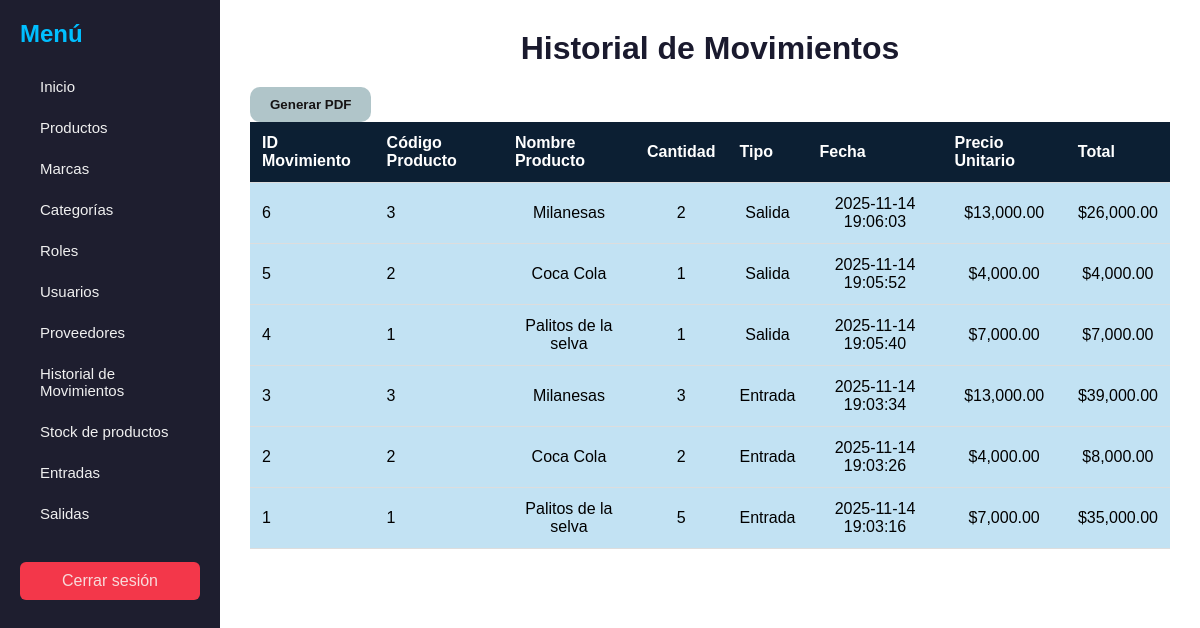
Screenshot of /Vistas/historialMovimientos.php with the database file from the repository.
### tables this page shows
CREATE TABLE IF NOT EXISTS `movimiento` (
  `id_movimiento` int NOT NULL AUTO_INCREMENT,
  `id_producto` int DEFAULT NULL,
  `id_usuario` int DEFAULT NULL,
  `id_proveedor` int DEFAULT NULL,
  `cantidad` int NOT NULL,
  `ingreso` tinyint(1) NOT NULL,
  `fecha` timestamp NULL DEFAULT CURRENT_TIMESTAMP,
  PRIMARY KEY (`id_movimiento`),
  KEY `movimiento_ibfk_1` (`id_producto`),
  KEY `movimiento_ibfk_2` (`id_usuario`),
  KEY `movimiento_ibfk_3` (`id_proveedor`),
  CONSTRAINT `movimiento_ibfk_1` FOREIGN KEY (`id_producto`) REFERENCES `producto` (`id_producto`) ON DELETE SET NULL,
  CONSTRAINT `movimiento_ibfk_2` FOREIGN KEY (`id_usuario`) REFERENCES `usuario` (`id_usuario`) ON DELETE SET NULL,
  CONSTRAINT `movimiento_ibfk_3` FOREIGN KEY (`id_proveedor`) REFERENCES `proveedor` (`id_proveedor`) ON DELETE SET NULL
);

CREATE TABLE IF NOT EXISTS `producto` (
  `id_producto` int NOT NULL AUTO_INCREMENT,
  `codigo` varchar(50) NOT NULL,
  `nombre` varchar(100) NOT NULL,
  `descripcion` text,
  `precio` decimal(10,2) NOT NULL,
  `id_marca` int DEFAULT NULL,
  `id_categoria` int DEFAULT NULL,
  `id_proveedor` int DEFAULT NULL,
  PRIMARY KEY (`id_producto`),
  UNIQUE KEY `codigo` (`codigo`),
  KEY `producto_ibfk_1` (`id_marca`),
  KEY `producto_ibfk_2` (`id_categoria`),
  KEY `fk_producto_proveedor` (`id_proveedor`),
  CONSTRAINT `fk_producto_proveedor` FOREIGN KEY (`id_proveedor`) REFERENCES `proveedor` (`id_proveedor`) ON DELETE SET NULL ON UPDATE CASCADE,
  CONSTRAINT `producto_ibfk_1` FOREIGN KEY (`id_marca`) REFERENCES `marca` (`id_marca`) ON DELETE SET NULL,
  CONSTRAINT `producto_ibfk_2` FOREIGN KEY (`id_categoria`) REFERENCES `categoria` (`id_categoria`) ON DELETE SET NULL
);

### Clases/Movimiento.php (called while the page is built, shortened)
<?php
class Movimiento {
   public static function obtenerMovimientos($bd) {
        $sql = "SELECT  m.id_movimiento, m.cantidad, m.ingreso, m.fecha, p.codigo, p.nombre
                AS nombre_producto,p.precio,(p.precio * m.cantidad) AS total
                FROM movimiento m
                JOIN producto p ON m.id_producto = p.id_producto
                ORDER BY m.fecha DESC";
        $stmt = $bd->prepare($sql);
        $stmt->execute();
        return $stmt->fetchAll(PDO::FETCH_ASSOC);
    }
}
?>

### Vistas/historialMovimientos.php (the view, shortened to what this page needs)
<?php
include_once __DIR__ . '/../DataBase.php';
include_once __DIR__ . '/../Clases/Movimiento.php';
$movimientos = Movimiento::obtenerMovimientos($bd);
?>
<!DOCTYPE html>
<html lang="es">
<head>
    <link rel="stylesheet" href="../CSS/movimientos.css">
</head>
<body>
    <div class="contenedor-general">
        <nav class="barra-lateral">
            <h2>Menú</h2>
            <ul>
                <li><a href="../Vistas/paginaInicio.php">Inicio</a></li>
                <li><a href="../Vistas/crudProducto.php" >Productos</a></li>
                <li><a href="../Vistas/crudMarca.php" >Marcas</a></li>
                <li><a href="../Vistas/crudCategoria.php">Categorías</a></li>
                <li><a href="../Vistas/crudRol.php">Roles</a></li>
                <li><a href="../Vistas/crudUsuario.php">Usuarios</a></li>
                <li><a href="../Vistas/crudProveedor.php">Proveedores</a></li>
                <li><a href="../Vistas/historialMovimientos.php">Historial de Movimientos</a></li>
                <li><a href="../Vistas/registroStock.php">Stock de productos</a></li>
                <li><a href="../Vistas/registroEntrada.php">Entradas</a></li>
                <li><a href="../Vistas/registroSalida.php">Salidas</a></li>
            </ul>
            <a href="../index.php" class="cerrar-btn">Cerrar sesión</a>
        </nav>
        <div class="contenido-principal">
            <h1>Historial de Movimientos</h1>
            <div class="contenido">
                <form action="PDFhistorial.php" method="post" target="_blank">
                    <button type="submit">Generar PDF</button>
                </form>
                <table>
                    <tr>
                        <th>ID Movimiento</th>
                        <th>Código Producto</th>
                        <th>Nombre Producto</th>
                        <th>Cantidad</th>
                        <th>Tipo</th>
                        <th>Fecha</th>
                        <th>Precio Unitario</th>
                        <th>Total</th>
                    </tr>
                    <?php
                    if ($movimientos) {
                        foreach ($movimientos as $m) {
                            $tipo = $m['ingreso'] ? 'Entrada' : 'Salida';
                            echo '<tr>
                                    <td>'.$m["id_movimiento"].'</td>
                                    <td>'.$m["codigo"].'</td>
                                    <td>'.$m["nombre_producto"].'</td>
                                    <td>'.$m["cantidad"].'</td>
                                    <td>'.$tipo.'</td>
                                    <td>'.$m["fecha"].'</td>
                                    <td>$'.number_format($m["precio"], 2).'</td>
                                    <td>$'.number_format($m["total"], 2).'</td>
                                </tr>';
                        }
                    } else {
                        echo '<tr><td colspan="6">No hay movimientos registrados</td></tr>';
                    }
                    ?>
                </table>
            </div>
        </div>
    </div>
</body>
</html>

### CSS/movimientos.css (style rules this page uses)
body { font-family: "Montserrat", sans-serif; background: #f0f2f5; margin: 0; padding: 0; }
.contenedor-general { display: flex; min-height: 100vh; }
.barra-lateral { width: 220px; background-color: #1e1e2f; color: #e2edf8; padding: 20px; box-sizing: border-box; }
.barra-lateral h2 { margin-top: 0; margin-bottom: 20px; font-size: 24px; font-weight: 700; color: #00bfff; font-family: "Montserrat", sans-serif; }
.barra-lateral ul { list-style: none; padding: 0; margin-top: 15px; }
.barra-lateral ul li { margin-bottom: 0; }
.barra-lateral ul li a { font-family: Tahoma, Geneva, sans-serif; display: block; text-decoration: none; padding: 10px 20px; border-radius: 2px; margin-bottom: 4px; color: #f0f0f0; background-color: transparent; font-size: 15px; font-weight: 500; transition: background-color 0.2s, color 0.2s, transform 0.2s; }
.cerrar-btn { display: block; margin-top: 30px; padding: 10px; background-color: #f3374a; color: #f8dbdb; text-align: center; text-decoration: none; border-radius: 6px; }
.contenido-principal { flex: 1; padding: 30px; background-color: #fff; display: flex; flex-direction: column; box-sizing: border-box; }
.contenido-principal h1 { font-size: 32px; text-align: center; margin: 0 0 20px 0; color: #1a1a2e; font-weight: 700; font-family: "Montserrat", sans-serif; }
table { width: 100%; border-collapse: collapse; }
table th, table td { padding: 12px; border-bottom: 1px solid #ddd; text-align: left; font-family: "Montserrat", sans-serif; }
table th { background-color: #0c1f33; color: #fff; font-weight: 600; }
table td:nth-child(n+3) { text-align: center; }
table tr { background-color: #c2e2f3; }
button[type="submit"] { padding: 10px 20px; background-color: #b0c5c9; color: #161414; border: none; border-radius: 10px; font-family: "Montserrat", sans-serif; font-weight: 600; cursor: pointer; transition: background-color 0.2s, transform 0.1s; }

### rows the page displays
movimiento: id_movimiento "6", id_producto.codigo "3", id_producto.nombre "Milanesas", cantidad "2", ingreso "Salida", fecha "2025-11-14 19:06:03", id_producto.precio "13,000.00", total "26,000.00"
movimiento: id_movimiento "5", id_producto.codigo "2", id_producto.nombre "Coca Cola", cantidad "1", ingreso "Salida", fecha "2025-11-14 19:05:52", id_producto.precio "4,000.00", total "4,000.00"
movimiento: id_movimiento "4", id_producto.codigo "1", id_producto.nombre "Palitos de la selva", cantidad "1", ingreso "Salida", fecha "2025-11-14 19:05:40", id_producto.precio "7,000.00", total "7,000.00"
movimiento: id_movimiento "3", id_producto.codigo "3", id_producto.nombre "Milanesas", cantidad "3", ingreso "Entrada", fecha "2025-11-14 19:03:34", id_producto.precio "13,000.00", total "39,000.00"
movimiento: id_movimiento "2", id_producto.codigo "2", id_producto.nombre "Coca Cola", cantidad "2", ingreso "Entrada", fecha "2025-11-14 19:03:26", id_producto.precio "4,000.00", total "8,000.00"
movimiento: id_movimiento "1", id_producto.codigo "1", id_producto.nombre "Palitos de la selva", cantidad "5", ingreso "Entrada", fecha "2025-11-14 19:03:16", id_producto.precio "7,000.00", total "35,000.00"
